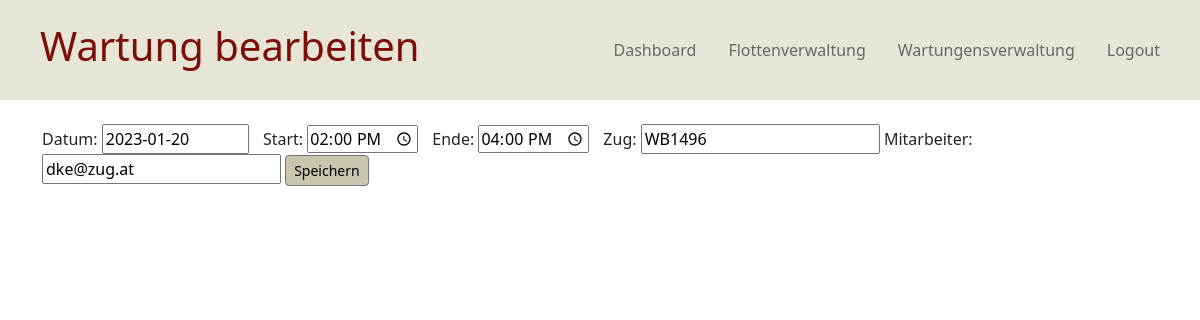
Screenshot of /edit-wartung/6 (signed in) with the database file from the repository.
### website/models.py (models this page shows, shortened)
class Wartung(db.Model):
    __tablename__ = 'wartungen'
    id = db.Column(db.Integer, primary_key=True)
    datum = db.Column(db.Date, default=date.today(), nullable=False)
    start = db.Column(db.Time, default=time(), nullable=False)
    ende = db.Column(db.Time, default=time(18, 0), nullable=False)
    mitarbeiter = db.Column(db.Integer, db.ForeignKey("users.id"))
    zug = db.Column(db.Integer, db.ForeignKey("zuege.id"))

class Zug(db.Model):
    __tablename__ = 'zuege'
    id = db.Column(db.Integer, primary_key=True)
    nummer = db.Column(db.String(120), unique=True, nullable=False)
    waggons = db.relationship("Waggon", backref="train")
    wartungen = db.relationship("Wartung", backref="train_maintenance")
    def __repr__(self):
        return self.nummer

class User(db.Model, UserMixin):
    __tablename__ = 'users'
    id = db.Column(db.Integer, primary_key=True)
    email = db.Column(db.String(120), unique=True, nullable=False)
    password = db.Column(db.String(60), nullable=False)
    is_admin = db.Column(db.Boolean, nullable=False, default=False)
    wartungen = db.relationship("Wartung", backref="maintenance")
    def __repr__(self):
        return self.email

### website/views.py (the view)
@views.route("/edit-wartung/<id>", methods=["GET", "POST"])
@admin_required
@login_required
def update_wartung(id):
    wartung_to_edit = Wartung.query.filter_by(id=id).first()
    if request.method == "POST":
        if not wartung_to_edit:
            flash("Wartung existiert nicht!", category="danger")
        else:
            datum_pre = request.form.get("wartung_datum")
            wartung_to_edit.datum = datetime.date(int(datum_pre[0:4]), int(datum_pre[5:7]),
                                                  int(datum_pre[8:]))  # jjjj-mm-tt
            wartung_to_edit.start = datetime.time(int(request.form.get("wartung_start")[0:2]),
                                                  int(request.form.get("wartung_start")[3:5]))  # hh:mm
            wartung_to_edit.ende = datetime.time(int(request.form.get("wartung_ende")[0:2]),
                                                 int(request.form.get("wartung_ende")[3:5]))  # hh:mm
            if wartung_to_edit.ende < wartung_to_edit.start:
                flash("Endzeit ist vor Anfangszeit, bitte ändern", category="danger")
                return redirect(url_for("views.wartungen"))
            wartung_to_edit.zug = Zug.query.filter_by(
                nummer=request.form.get("wartung_to_edit_zug")).first().id  # Zugnummer
            wartung_to_edit.mitarbeiter = User.query.filter_by(
                email=request.form.get("wartung_to_edit_mitarbeiter")).first().id  # emp@zug.at
            db.session.commit()
        flash("Wartung aktualisiert.", category="success")
        return redirect(url_for("views.wartungen"))
    else:
        zuege = Zug.query.all()
        users = User.query.filter_by(is_admin=False).all()
        return render_template("wartung-edit.html", user=current_user, wartung_to_edit=wartung_to_edit, zuege=zuege,
                               users=users)

### website/__init__.py (called while the page is built)
def create_app():
    app = Flask(__name__)
    app.config["SECRET_KEY"] = "bdd96e66c3fbb1a20a12a36144769328"
    app.config['JSON_SORT_KEYS'] = False
    app.config["SQLALCHEMY_DATABASE_URI"] = f"sqlite:///{DB_NAME}"
    db.init_app(app)
    migrate = Migrate(app, db, render_as_batch=True)
    from .views import views
    from .auth import auth
    from .api import api
    app.register_blueprint(views, url_prefix='/')
    app.register_blueprint(auth, url_prefix='/')
    app.register_blueprint(api, url_prefix='/api')
    from .models import User, Triebwagen, Personenwaggon, Waggon, Zug
    create_database(app)
    login_manager = LoginManager()
    login_manager.login_view = "auth.login"
    login_manager.init_app(app)
    @login_manager.user_loader
    def load_user(id):
        return User.query.get(int(id))
    return app

### website/auth.py (called while the page is built)
def admin_required(f):
    @wraps(f)
    def wrap(*args, **kwargs):
        if current_user.is_admin:
            return f(*args, **kwargs)
        else:
            flash("You need to be an admin to view this page.", category="danger")
            return redirect(url_for('auth.login'))
    return wrap

### website/templates/wartung-edit.html (shortened to what this page needs)
{% extends "base.html" %}
{% block leftnavbartext %}
<h1>Wartung bearbeiten</h1>
{% endblock %}
{% block content %}
<form method="POST" action="" class="form-inline">
    <label for="wartung_datum">Datum:</label>
    <input type="text"
           id="wartung_datum"
           name="wartung_datum"
           class="input-small"
           size="10"
           value="{{ wartung_to_edit.datum }}"
           onfocus="(this.type='date')">
    <label for="wartung_start">Start:</label>
    <input type="time"
           id="wartung_start"
           name="wartung_start"
           class="input-small"
           size="10"
           value="{{ wartung_to_edit.start }}">
    <label for="wartung_ende">Ende:</label>
    <input type="time"
           id="wartung_ende"
           name="wartung_ende"
           class="input-small"
           size="10"
           value="{{ wartung_to_edit.ende }}">
    <label for="wartung_to_edit_zug">Zug:</label>
    <input list="wartung_to_edit_zug_list" id="wartung_to_edit_zug" name="wartung_to_edit_zug"
           value="{{ wartung_to_edit.train_maintenance }}" onfocus="(this.value='')">
    <label for="wartung_to_edit_mitarbeiter">Mitarbeiter:</label>
    <input list="wartung_to_edit_mitarbeiter_list" id="wartung_to_edit_mitarbeiter" name="wartung_to_edit_mitarbeiter"
           value="{{ wartung_to_edit.maintenance }}" onfocus="(this.value='')">
    <button type="submit" name="submit_wartung" class="btn btn-secondary btn-sm" value="submit_wartung">Speichern
    </button>
    <br>
</form>
{% endblock %}

### website/static/css/styles.css (style rules this page uses)
h1 { color:#7B0E07; margin-left: 40px; }
.input-small { margin-right: 10px; }
button { background-color: rgb(201, 196, 174) !important; color: black !important; }

### rows the page displays
Wartung: wartung_datum "2023-01-20", wartung_start "14:00:00", wartung_ende "16:00:00"
Zug: wartung_to_edit_zug "WB1496"
User: wartung_to_edit_mitarbeiter "dke@zug.at"
